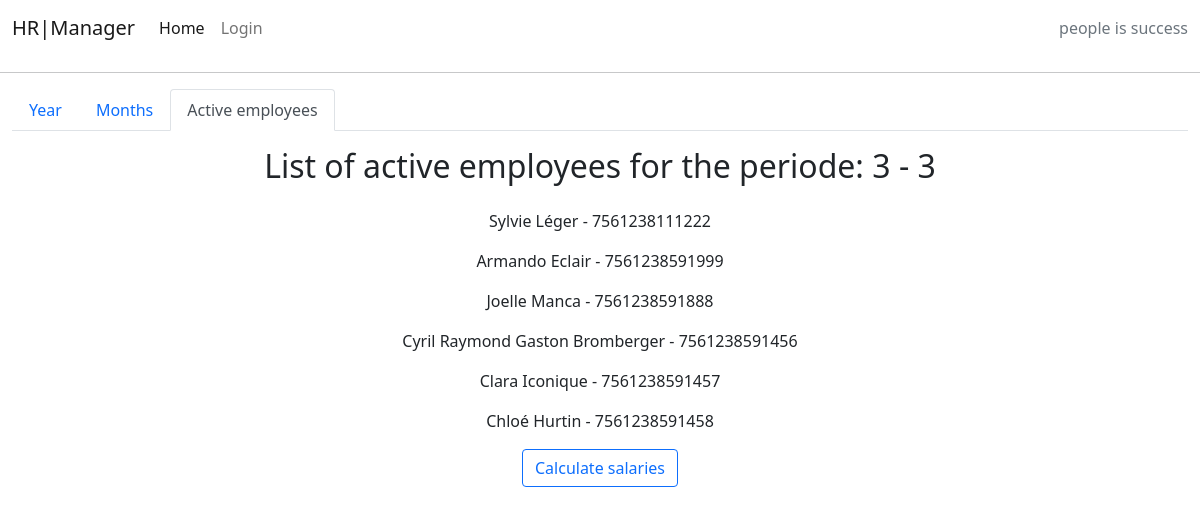
/generator/3/3/employees/, run on an earlier commit of the app's database.
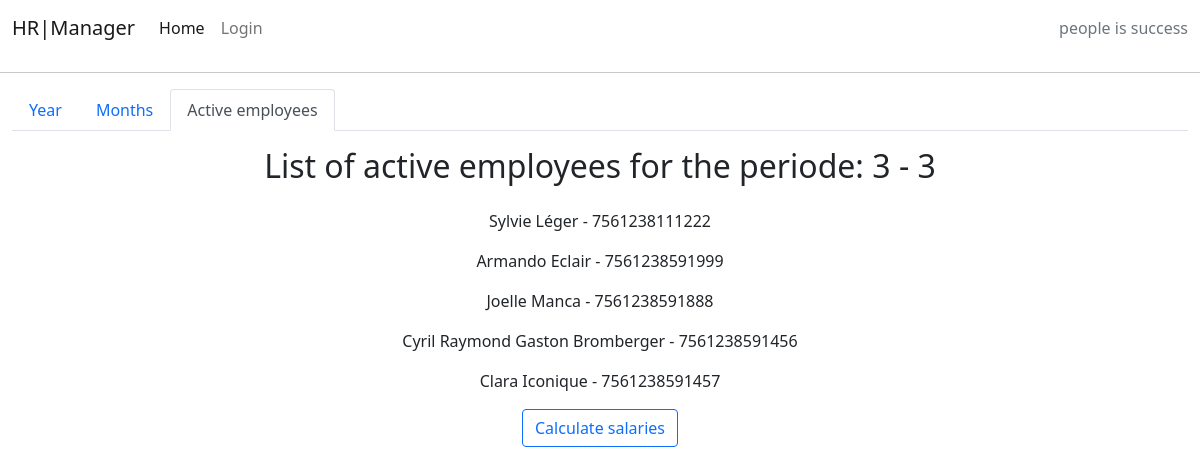
And on a later commit of the database.
### hrmanager/models.py (models this page shows, shortened)
class Employees(models.Model):
    title = models.CharField(max_length=200, unique=True, default='')
    first_name = models.CharField(max_length=30)
    last_name = models.CharField(max_length=30)
    employees_gender = models.CharField(max_length=1, choices=EMPLOYEES_GENDER)
    employees_marital_status = models.CharField(
        max_length=1, choices=EMPLOYEES_MARITAL_STATUS)
    children_for_allocations_type_1 = models.CharField(
        choices=CHILDREN_BELOW_18, blank=True, max_length=2)
    children_for_allocations_type_2 = models.CharField(
        choices=CHILDREN_BELOW_25, blank=True, max_length=2)
    birth_date = models.DateField(blank=True, null=True)
    employees_age = models.PositiveSmallIntegerField(blank=True, null=True)
    email_adress = models.EmailField(blank=True, null=True)
    phone_number = models.IntegerField(blank=True, null=True)
    emergency_contact = models.CharField(
        max_length=30, blank=True, null=True)
    emergency_phonenumber = models.IntegerField(
        blank=True, null=True)
    employee_picture = CloudinaryField('image', default='placeholder')
    social_security_number = models.CharField(
        max_length=13, unique=True)
    employees_bankaccount = models.CharField(
        max_length=21, blank=True, null=True)
    start_date = models.DateField(blank=True, null=True)
    end_date = models.DateField(blank=True, null=True)
    employees_holiday_rights = models.IntegerField(
        blank=True, null=True, default=0)
    base_monthly_salary = models.IntegerField(blank=True, null=True, default=0)
    LPP_deduction_employee = models.IntegerField(
        blank=True, null=True, default=0)
    LPP_deduction_employer = models.IntegerField(
        blank=True, null=True, default=0)
    employees_phone_allocation = models.PositiveSmallIntegerField(
        blank=True, null=True, default=0)
    employees_representation_allocation = models.PositiveSmallIntegerField(
        blank=True, null=True, default=0)
    expense_report = models.DecimalField(
        max_digits=5, decimal_places=2, default=0, blank=True, null=True)
    public_transportation_fees = models.DecimalField(
        max_digits=6, decimal_places=2, default=0, blank=True, null=True)
    extraordinary_salary = models.IntegerField(
        blank=True, null=True, default=0)
    created_date = models.DateTimeField(auto_now_add=True)
    updated_date = models.DateTimeField(auto_now=True)
    seniority = models.DurationField(blank=True, null=True)
    employees_status = models.IntegerField(choices=STATUS, default=0)
    class Meta:
        ordering = ['start_date']
        unique_together = [['first_name', 'last_name']]

### hrmanager/views.py (the view)
class GeneratorEmployeesView(View):
    template_name = 'generator_employees.html'
    def get(self, request, year, month, *args, **kwargs):
        employees = Employees.objects.filter(
            employees_status=0
        ).values('first_name', 'last_name', 'social_security_number')
        context = {'year': year, 'month': month, 'employees': employees}
        return render(request, self.template_name, context)

### templates/generator_employees.html
{% extends "base.html" %} {% block content %}
<div class="container-fluid">
    <ul class="nav nav-tabs">
        <li class="nav-item">
            <a class="nav-link" aria-current="page" href="{% url 'generator_year' %}">Year</a>
        </li>
        <li class="nav-item">
            <a class="nav-link" aria-current="page"
                href="{% url 'generator_month' year=year %}">Months</a>
        </li>
        <li class="nav-item">
            <a class="nav-link active" href="#">Active employees</a>
        </li>
    </ul>
    <div class="container-fluid ">
        <div class="container text-center">
            <div class="row">
                <p>
                    <h2>List of active employees for the periode: {{ month }} - {{ year }}</h2>
                </p>
            </div>
            {% for employee in employees %}
                <p><span>{{ employee.first_name }} {{ employee.last_name }}</span>
                <span>- {{employee.social_security_number }}</span></p>
            {% endfor %}
        </div>
        <div class="container text-center">
            <div class="mb-3">
            <a class="btn btn-outline-primary" href="{% url 'generator_monthly_table' year=year month=month %}" role="button">
                Calculate salaries
            </a>
            </div>
        </div>
    </div>
</div>
{% endblock %}

What changed in the data, as far as the page shows it:
no longer on this page (row edited): Employees: first_name "Chloé", last_name "Hurtin", social_security_number "7561238591458"
